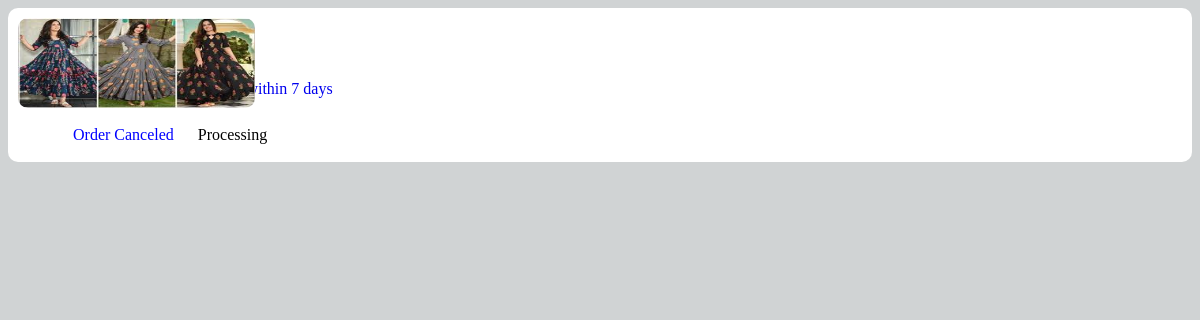
/user_login/order-history.php?email=mandalsamir649@gmail.com, run on the app's committed database.
### tables this page shows
CREATE TABLE `buy` (
  `id` int(100) NOT NULL,
  `uname` varchar(50) NOT NULL,
  `uphone` varchar(50) NOT NULL,
  `uemail` varchar(50) NOT NULL,
  `uaddress` varchar(100) NOT NULL,
  `pname` varchar(50) NOT NULL,
  `pprice` varchar(50) NOT NULL,
  `pimage` varchar(100) NOT NULL,
  `uimage` varchar(100) NOT NULL,
  `orderid` varchar(50) NOT NULL,
  `od` varchar(30) NOT NULL,
  `status` varchar(30) NOT NULL,
  `size` varchar(20) NOT NULL,
  `cancel` varchar(30) NOT NULL
);

### user_login/order-history.php (the view, shortened to what this page needs)
<?php
    $email=$_GET['email'];
    include('conn2.php');
    $select1="SELECT * from user where email='$email'";
    $query1=mysqli_query($conn,$select1);
    while($fetchp=mysqli_fetch_array($query1)){
        $password=$fetchp['password'];
    }
    ?>
    <?php
    $select="SELECT * from buy where uemail='$email'";
    $query=mysqli_query($conn,$select);
    $search=mysqli_fetch_row($query);
    if($search >null ){
        $select_buy="SELECT * from buy where uemail='$email'";
        $query2=mysqli_query($conn,$select_buy);
        while($fetch=mysqli_fetch_array($query2)){
            $email=$fetch['uemail'];
            $orderid=$fetch['orderid'];
            $date=$fetch['od'];
            $status=$fetch['status'];
            $cancel=$fetch['cancel'];
            $pprice=$fetch['pprice'];
            $pimage=$fetch['pimage'];
            $pid=$fetch['id'];
            ?>
            <a href="javascript:void(0);" onclick="show()">
                <div>
                    <div class="style1">
                        <br/>
                        <span class="r1">Order Id: <?php echo $orderid ?></span><br>
                        <span class="r1">Order Date: <?php echo $date ?></span><br>
                        <span class="r1 r3">Product Price: <?php echo $pprice ." /-"?></span><br>
                        <span class="r1">Item will be Delivered within 7 days</span><br>
                        <span><img src="<?php echo "/admin/product_image/". $pimage ?>" alt="not available"></span>
                        <br><br>
                        <label>
                        <a href="cancle-order.php?id=<?php echo $pid?>&email=<?php echo $email?>&password=<?php echo $password?>" class="blue">
                            <?php echo $cancel?>
                        </a>
                        <?php echo "&nbsp&nbsp&nbsp&nbsp&nbsp". "$status" ?>
                        </label>
                        <br/><br/>
                    </div>
                 </div>
            </a><br>
    <?php
        }
    }
?>
<!DOCTYPE html>
<head>
</head>
<body>
</body>
</html>

### user_login/order-history.php (style rules this page uses)
body { background-color: #D0D3D4; }
.style1 { border-radius: 10px; background-color: white; }
a { text-decoration: none; }
span { margin-left: 10px; }
img { width: 20%; height: 90px; border-radius: 10px; margin-top: -80px; }
.r1 { margin-left: 90px; }
.r3 { color: red; }
label { color: #1BFF00; display: flex; justify-content: space-between; margin-left: 25px; margin-right: 25px; }
.blue { color: blue; margin-left: 65px; }

### data on the page
buy: pimage (picture), cancel "Order Canceled", status "Processing"
